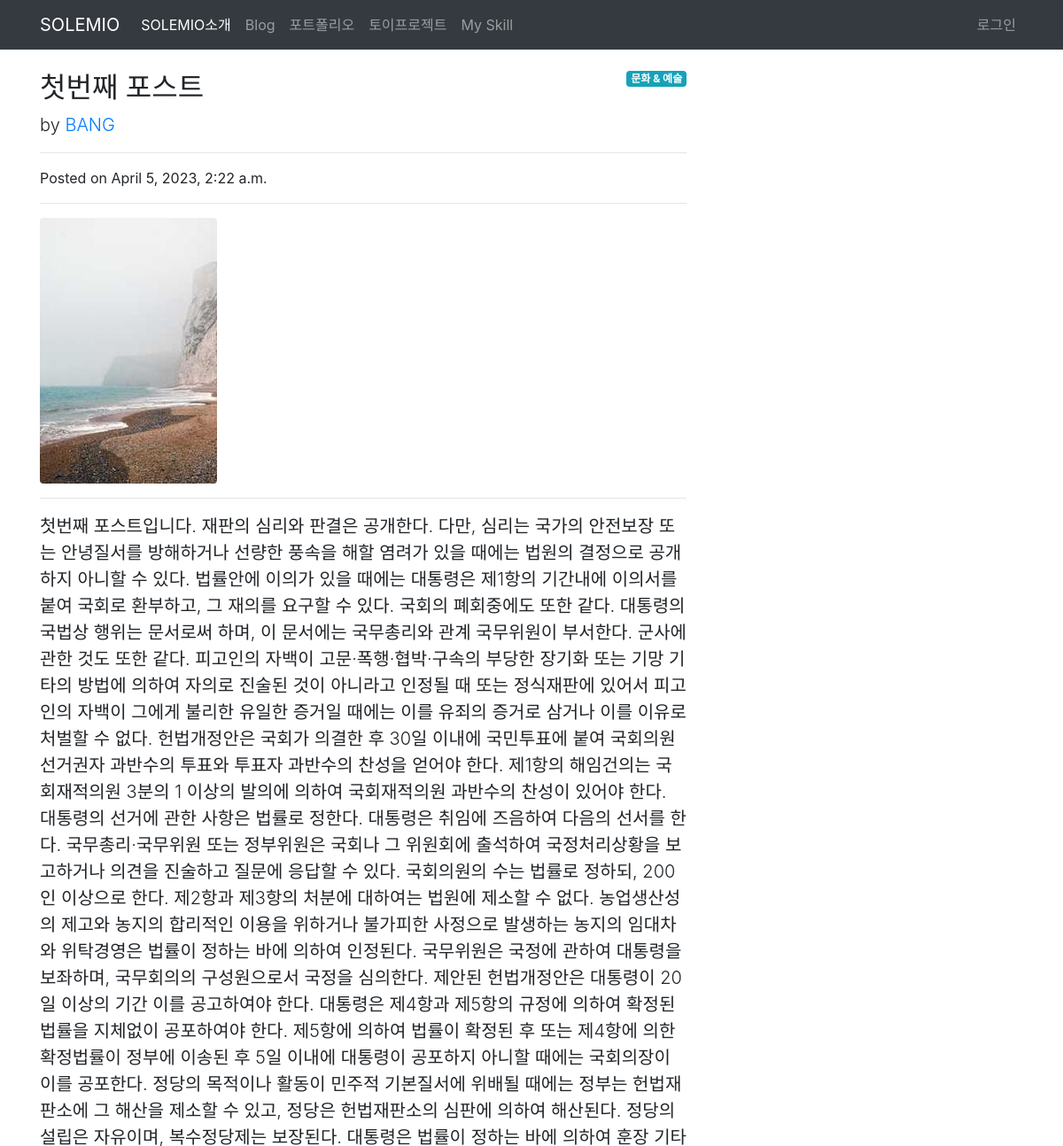
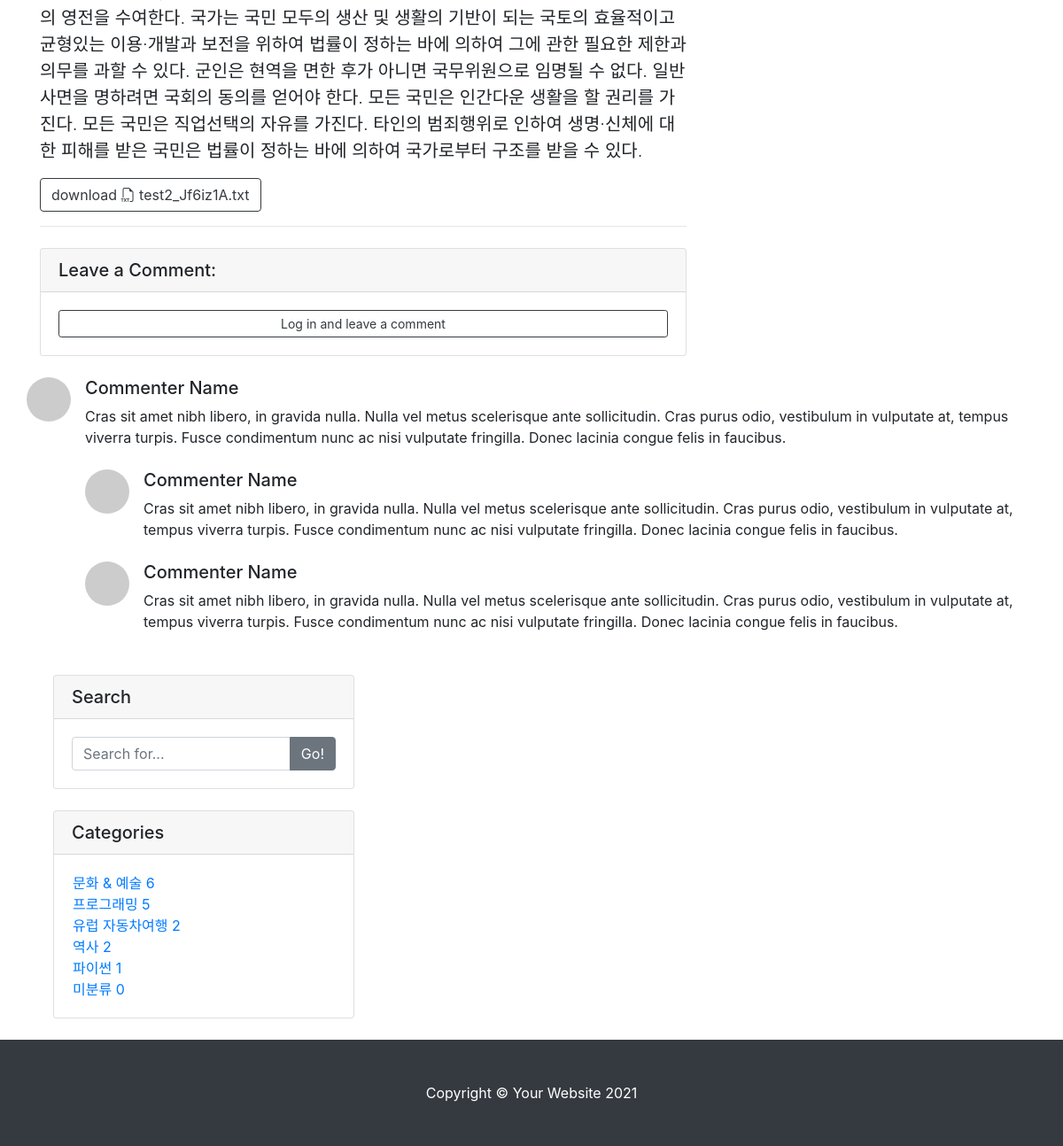
Page /blog/1/ on the committed database (2 pictures, top to bottom).
### blog/models.py (models this page shows, shortened)
class Post(models.Model):
    title = models.CharField(max_length=30)
    hook_text = models.CharField(max_length=100, blank=True)
    content = models.TextField()
    head_image = models.ImageField(upload_to='blog/images/%Y/%m/%d/', blank=True)
    file_upload = models.FileField(upload_to='blog/files/%Y/%m/%d/', blank=True)
    created_at = models.DateTimeField(auto_now_add=True)
    updated_at = models.DateTimeField(auto_now=True)
    author = models.ForeignKey(User, null=True, on_delete=models.SET_NULL)
    category = models.ForeignKey(Category, null=True, blank=True, on_delete=models.SET_NULL)
    tags = models.ManyToManyField(Tag, blank=True)
    def get_file_name(self):
        f_name = os.path.basename(self.file_upload.name)
        return f_name
    def get_file_ext(self):
        return self.get_file_name().split('.')[-1]

class Category(models.Model):
    name = models.CharField(max_length=50, unique=True)
    slug = models.SlugField(max_length=200, unique=True, allow_unicode=True)
    class Meta:
        verbose_name_plural = '카테고리'
    def __str__(self):
        return self.name
    def get_absolute_url(self):
        return f'/blog/category/{self.slug}/'

### blog/views.py (the view)
# urls.py: path('<int:pk>/', views.PostDetail.as_view(), name='post_etail'),
class PostDetail(DetailView):
    model = Post
    def get_context_data(self, **kwargs):
        context = super(PostDetail,self).get_context_data()
        context['categories'] = Category.objects.all()
        context['no_category_post_count'] = Post.objects.filter(category=None).count()
        context['comment_form'] = CommentForm
        return context

### blog/templates/blog/post_detail.html (shortened to what this page needs)
{% extends 'base.html' %}
{% load crispy_forms_tags %}
{% block main_area %}
<div class="row">
<div class="col-lg-8" id="main-area">
    <div id="post-area">
        {% if post.category %}
            <span class="badge badge-info float-right">{{post.category}}</span>
        {% else %}
            <span class="badge badge-info float-right">미분류</span>
        {% endif %}
        <h2 class="mt-4">{{ post.title }}</h2>
        <p class="lead">
            by
            <a href="#!">{{ post.author | upper }}</a>
        </p>
        <hr />
        <p>Posted on {{ post.created_at }}</p>
        <hr />
        {% if post.head_image %}
        <img class="img-fluid rounded" src="{{ post.head_image.url }}" alt="{{ post.head_image.url }}" />
        {% else %}
        <img class="img-fluid rounded" src="https://picsum.photos/id/{{ post.id }}/900/250" alt="랜덤 이미지" />
        {% endif %}
        <hr />
        <p class="lead">
            {{ post.content | safe }}
        </p>
        {% if post.file_upload %}
            <a href="{{ post.file_upload.url }}" class="btn btn-outline-dark" role="button" download>
                download
                {% if post.get_file_ext == 'csv' %}
                <i class="bi bi-filetype-csv"></i>
                {% elif post.get_file_ext == 'xlsx' or post.get_file_ext == 'xls' %}
                <i class="bi bi-filetype-xls"></i>
                {% elif post.get_file_ext == 'docx' or post.get_file_ext == 'doc' %}
                <i class="bi bi-filetype-docx"></i>
                {% elif post.get_file_ext == 'ppt' or post.get_file_ext == 'ppt' %}
                <i class="bi bi-filetype-ppt"></i>
                {% elif post.get_file_ext == 'pdf' %}
                <i class="bi bi-filetype-pdf"></i>
                {% elif post.get_file_ext == 'txt' %}
                <i class="bi bi-filetype-txt"></i>
                {% else %}
                <i class="bi bi-file-earmark-arrow-down"></i>
                {% endif %}
                {{ post.get_file_name }}
            </a>
        {% endif %}
    </div>
    <hr />
    <div class="card my-4">
        <h5 class="card-header">Leave a Comment:</h5>
        <div class="card-body">
            {% if user.is_authenticated %}
            <form id="comment-form" method="POST" action="{{post.get_absolute_url}}new_comment/">
                {% csrf_token %}
                <div class="form-group">{{comment_form | crispy}}
                    <textarea class="form-control" rows="3"></textarea>
                </div>
                <button class="btn btn-primary" type="submit">Submit
                </button>
            </form>
            {% else %}
                <a role="button" class="btn btn-outline-dark btn-block btn-sm" href="#" data-toggle="modal" data-target="#exampleModal">Log in and leave a comment</a>
            {% endif %}
        </div>
    </div>
    </div>
    <div class="media mb-4">
        <img class="d-flex mr-3 rounded-circle" src="https://via.placeholder.com/50x50" alt="..." />
        <div class="media-body">
            <h5 class="mt-0">Commenter Name</h5>
            Cras sit amet nibh libero, in gravida nulla. Nulla vel metus scelerisque ante sollicitudin. Cras purus odio, vestibulum in vulputate at, tempus viverra turpis. Fusce condimentum nunc ac nisi vulputate fringilla. Donec lacinia congue felis in faucibus.
            <div class="media mt-4">
                <img class="d-flex mr-3 rounded-circle" src="https://via.placeholder.com/50x50" alt="..." />
                <div class="media-body">
                    <h5 class="mt-0">Commenter Name</h5>
                    Cras sit amet nibh libero, in gravida nulla. Nulla vel metus scelerisque ante sollicitudin. Cras purus odio, vestibulum in vulputate at, tempus viverra turpis. Fusce condimentum nunc ac nisi vulputate fringilla. Donec lacinia congue felis in faucibus.
                </div>
            </div>
            <div class="media mt-4">
                <img class="d-flex mr-3 rounded-circle" src="https://via.placeholder.com/50x50" alt="..." />
                <div class="media-body">
                    <h5 class="mt-0">Commenter Name</h5>
                    Cras sit amet nibh libero, in gravida nulla. Nulla vel metus scelerisque ante sollicitudin. Cras purus odio, vestibulum in vulputate at, tempus viverra turpis. Fusce condimentum nunc ac nisi vulputate fringilla. Donec lacinia congue felis in faucibus.
                </div>
            </div>
        </div>
    </div>
</div>
{% include 'blog/side_widgets.html' %}
</div>
{% endblock %}

### templates/base.html (shortened to what this page needs)
{% load static %}
<!DOCTYPE html>
<html lang="ko">
    <head>
        <link rel="stylesheet" href="https://cdn.jsdelivr.net/npm/bootstrap@4.6.2/dist/css/bootstrap.min.css">
        <link rel="stylesheet" href="https://cdn.jsdelivr.net/npm/bootstrap-icons@1.10.4/font/bootstrap-icons.css">
    </head>
    <body>
        {% include 'navbar.html' %}
        <div class="container">
          {% block main_area %}
          {% endblock %}
        {% include 'footer.html' %}
    </body>
</html>

### templates/navbar.html (shortened to what this page needs)
{% load socialaccount %}
<nav class="navbar navbar-expand-lg navbar-dark bg-dark">
    <div class="container">
        <a class="navbar-brand" href="{% url 'landing' %}">SOLEMIO</a>
        <div class="collapse navbar-collapse" id="navbarResponsive">
            <ul class="navbar-nav">
                <li class="nav-item active">
                    <a class="nav-link" href="{% url 'about_me' %}">
                        SOLEMIO소개
                    </a>
                </li>
                <li class="nav-item">
                    <a class="nav-link" href="{% url 'post_list' %}">Blog</a>
                </li>
                <li class="nav-item"><a class="nav-link" href="#!">포트폴리오</a></li>
                <li class="nav-item"><a class="nav-link" href="#!">토이프로젝트</a></li>
                <li class="nav-item"><a class="nav-link" href="#!">My Skill</a></li>
            </ul>
            <ul class="navbar-nav ml-auto">
                {% if user.is_authenticated %}
                <li class="nav-item dropdown">
                    <a class="nav-link dropdown-toggle" href="#" id="navbarDropdownMenuLink" role="button" data-toggle="dropdown" aria-haspopup="true" aria-expanded="false">{{user.username}}</a>
                    <!-- <li class="nav-item dropdown">
                        <a class="nav-link dropdown-toggle" href="#" role="button" data-bs-toggle="dropdown" aria-expanded="false">
                          Dropdown link
                        </a>
                        <ul class="dropdown-menu">
                          <li><a class="dropdown-item" href="#">Action</a></li>
                          <li><a class="dropdown-item" href="#">Another action</a></li>
                          <li><a class="dropdown-item" href="#">Something else here</a></li>
                        </ul>
                      </li>     -->
                    <div class="dropdown-menu" aria-labelledby="navbarDropdownMenuLink">
                        <a class="dropdown-item" href="/accounts/logout/">Log Out</a>
                    </div>
                </li>
                {% else %}
                <li class="nav-item">
                    <a class="nav-link" href="#exampleModal" data-toggle="modal" data-target="#exampleModal">
                        로그인
                    </a>
                </li>
                {% endif %}
            </ul>
        </div>
    </div>
</nav>

### blog/templates/blog/side_widgets.html (shortened to what this page needs)
<div class="col-lg-4">
    <div class="card my-4">
      <h5 class="card-header">Search</h5>
      <div class="card-body">
        <div class="input-group">
          <input class="form-control" type="text" placeholder="Search for..." id="search-input">
          <span class="input-group-append"><button class="btn btn-secondary" type="button" onclick="searchPost();">Go!</button></span>
        </div>
      </div>
    </div>
    <div class="card my-4" id="">
      <h5 class="card-header">Categories</h5>
      <div class="card-body">
        <div class="row">
            <ul class="list-unstyled mb-0 ml-3">
              {%  for category in categories %}
              <li><a href="{{category.get_absolute_url}}">{{category}} {{category.post_set.count}}</a>
              </li>
              {% endfor %}
              <li><a href="/blog/category/no_category/">미분류 {{no_category_post_count}}</a>
              </li>
            </ul>
        </div>
      </div>
    </div>
  </div>

### templates/footer.html
<footer class="py-5 bg-dark">
    <div class="container"><p class="m-0 text-center text-white">Copyright &copy; Your Website 2021</p></div>
</footer>

### rows in the picture
Post: category "문화 & 예술", title "첫번째 포스트", author "BANG", created_at "April 5, 2023, 2:22 a.m.", head_image (picture), content "첫번째 포스트입니다. 재판의 심리와 판결은 공개한다. 다만, 심리는 국가의 안전보장 또는 안녕질서를 방해하거나 선량한 풍속을 해할 염려가 있을 때에는 법원의 결정으로 공개하지 아니할 수 있다. 법률안에 이의가 있을 때에는 대통령은 제1항의 기간내에 이의서를 붙여 국회로 환부하고, 그 재의를 요구할 수 있다. 국회의 폐회중에도 또한 같다. 대통령의 국법상 행위는 문서로써 하며, 이 문서에는 국무총리와 관계 국무위원이 부서한다. 군사에 관한 것도 또한 같다. 피고인의 자백이 고문·폭행·협박·구속의 부당한 장기화 또는 기망 기타의 방법에 의하여 자의로 진술된 것이 아니라고 인정될 때 또는 정식재판에 있어서 피고인의 자백이 그에게 불리한 유일한 증거일 때에는 이를 유죄의 증거로 삼거나 이를 이유로 처벌할 수 없다. 헌법개정안은 국회가 의결한 후 30일 이내에 국민투표에 붙여 국회의원선거권자 과반수의 투표와 투표자 과반수의 찬성을 얻어야 한다. 제1항의 해임건의는 국회재적의원 3분의 1 이상의 발의에 의하여 국회재적의원 과반수의 찬성이 있어야 한다. 대통령의 선거에 관한 사항은 법률로 정한다. 대통령은 취임에 즈음하여 다음의 선서를 한다. 국무총리·국무위원 또는 정부위원은 국회나 그 위원회에 출석하여 국정처리상황을 보고하거나 의견을 진술하고 질문에 응답할 수 있다. 국회의원의 수는 법률로 정하되, 200인 이상으로 한다. 제2항과 제3항의…", get_file_name "test2_Jf6iz1A.txt"
Category: name "문화 & 예술", post_set.count "6"
Category: name "프로그래밍", post_set.count "5"
Category: name "유럽 자동차여행", post_set.count "2"
Category: name "역사", post_set.count "2"
Category: name "파이썬", post_set.count "1"

### other values in the picture
{{ no_category_post_count }} "0"
